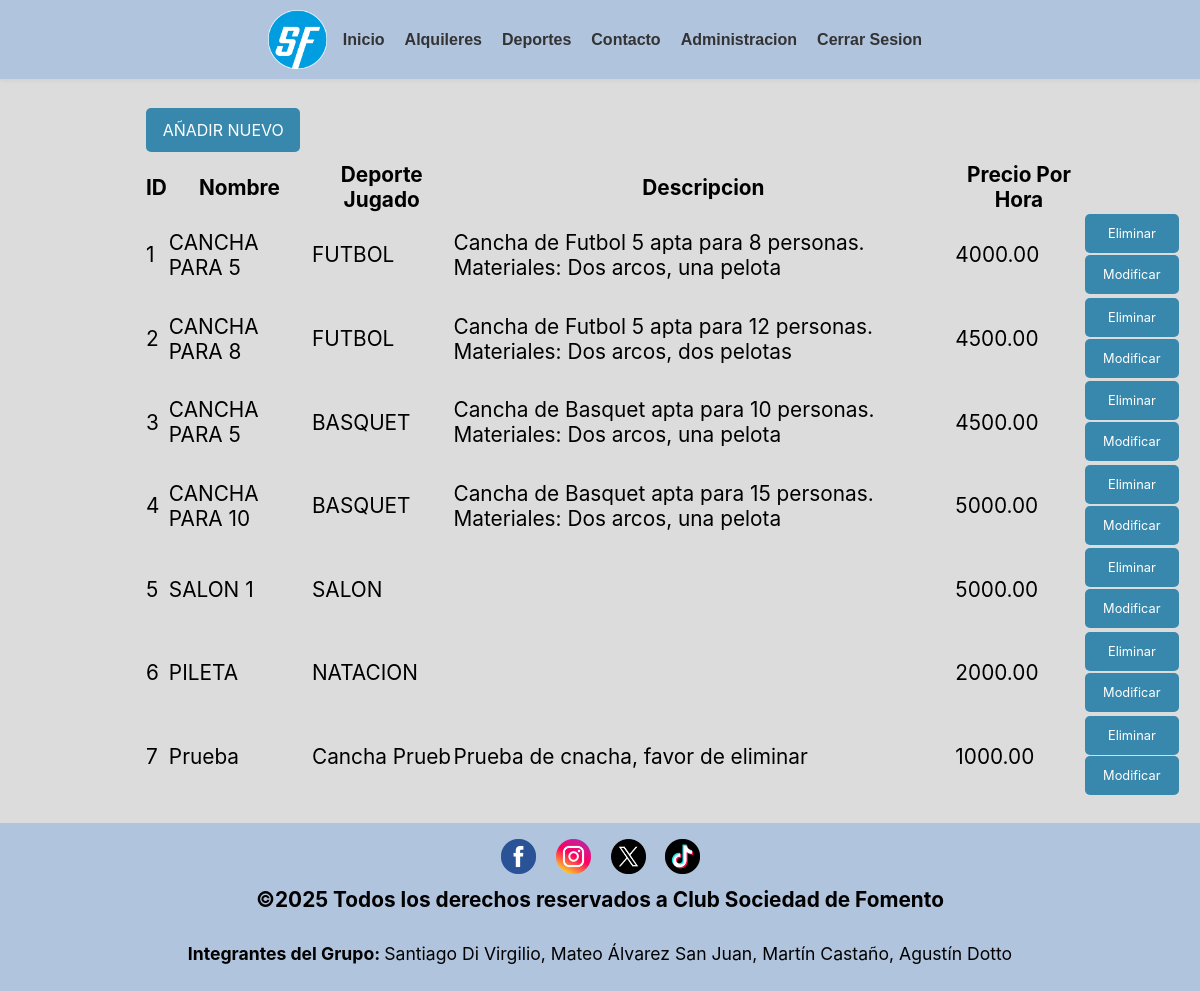
The page /canchas_tablas.php (signed in) on the database its author committed.
### tables this page shows
CREATE TABLE `canchas` (
  `id_cancha` int(5) NOT NULL,
  `nombre` varchar(50) NOT NULL,
  `tipo` varchar(30) NOT NULL,
  `descripcion` varchar(255) NOT NULL,
  `precio_hora` decimal(10,2) NOT NULL
);

### canchas_tablas.php (the view, shortened to what this page needs)
<!DOCTYPE html>
<html lang="es">
<head>
	<link rel="stylesheet" href="https://cdnjs.cloudflare.com/ajax/libs/font-awesome/4.7.0/css/font-awesome.min.css">
	<link rel="stylesheet" type="text/css" href="css/estilos.css">
</head>
<body>
	<header>
		<a href="index.php"><img src="imagenes/logo.webp" alt="Logo de la página" class="logo"></a>
	    <?php
	    include("NAV.php");
	    include("conexion.php");
	    $llamado_canchas = mysqli_query($conexion, "SELECT * FROM canchas");
	    ?>
	</header>
	<div class="tablas">
			<article id="tab1">
            <table>
                    <tr>
                        <td><a class="btn-añadir-deporte" href="formu_cancha.php">AÑADIR NUEVO</a></td>
                    </tr>
                </table>
                <table>
                    <thead>
                        <th class="tabla_cancha">ID</th>
                        <th class="tabla_cancha">Nombre</th>
                        <th class="tabla_cancha">Deporte Jugado</th>
                        <th class="tabla_cancha">Descripcion</th>
                        <th class="tabla_cancha">Precio Por Hora</th>
                    </thead>
                    <?php while($var_canchas = mysqli_fetch_assoc($llamado_canchas)){?>
                    <tr>
                        <td class="tabla_cancha"><?php echo $var_canchas["id_cancha"];?></td>
                        <td class="tabla_cancha"><?php echo $var_canchas["nombre"];?></td>
                        <td class="tabla_cancha"><?php echo $var_canchas["tipo"];?></td>
                        <td class="tabla_cancha"><?php echo $var_canchas["descripcion"];?></td>
                        <td class="tabla_cancha"><?php echo $var_canchas["precio_hora"];?></td>
                        <td>
                            <a class="btn-editar-deporte" href="darbaja_cancha.php?id_cancha=<?php echo $var_canchas["id_cancha"];?>">Eliminar</a>
                            <a class="btn-editar-deporte" href="modificar_cancha_formu.php?id_cancha=<?php echo $var_canchas["id_cancha"];?>">Modificar</a>
                        </td>
                    </tr>
                    <?php }?>
                </table>
			</article>
        </div>
<footer>
<?php
    include("FOOTER.php");
?>
</footer>
</body>
</html>

### css/estilos.css (style rules this page uses)
* { padding: 0; margin: 0; }
body { background-color: #dcdcdc; font-family: -apple-system, BlinkMacSystemFont, "Segoe UI", Roboto, Helvetica, Arial, sans-serif, "Apple Color Emoji", "Segoe UI Emoji", "Segoe UI Symbol"; font-size: 1.3rem; background-size: cover; background-position: center; min-height: 100vh; / background-attachment: fixed; display: flex; flex-direction: column; }
header { text-align: center; background-color: #b0c4de; padding: 10px; position: relative; align-items: center; box-shadow: 0 2px 4px rgba(0, 0, 0, 0.05); }
a { text-decoration: none; color:rgb(42, 75, 138); }
.logo { width: 5%; display: inline-block; vertical-align: middle; }
.tablas { padding: 1.5rem; display: block; flex-direction:column; margin-left: 10%; }
footer { background-color: #b0c4de; text-align: center; padding: 1rem 0; }
.btn-añadir-deporte { display: block; background-color: #3888ad; color: #ffffff; text-align: center; padding: 0.75rem 1rem; text-decoration: none; border-radius: 5px; margin-top: 2%; transition: background-color 0.3s ease; border: none; cursor: pointer; width: 80%; font-family: inherit; font-size: 1rem; margin-bottom: 4%; text-align: center; }
.btn-editar-deporte { display: block; background-color: #3888ad; color: #ffffff; text-align: center; padding: 0.75rem 1rem; text-decoration: none; border-radius: 5px; transition: background-color 0.3s ease; border: none; margin-bottom: 2%; cursor: pointer; width: 70%; font-family: inherit; font-size: 0.8rem; }

### rows shown on the page
canchas: id_cancha "1", nombre "CANCHA PARA 5", tipo "FUTBOL", descripcion "Cancha de Futbol 5 apta para 8 personas. Materiales: Dos arcos, una pelota", precio_hora "4000.00"
canchas: id_cancha "2", nombre "CANCHA PARA 8", tipo "FUTBOL", descripcion "Cancha de Futbol 5 apta para 12 personas. Materiales: Dos arcos, dos pelotas", precio_hora "4500.00"
canchas: id_cancha "3", nombre "CANCHA PARA 5", tipo "BASQUET", descripcion "Cancha de Basquet apta para 10 personas. Materiales: Dos arcos, una pelota", precio_hora "4500.00"
canchas: id_cancha "4", nombre "CANCHA PARA 10", tipo "BASQUET", descripcion "Cancha de Basquet apta para 15 personas. Materiales: Dos arcos, una pelota", precio_hora "5000.00"
canchas: id_cancha "5", nombre "SALON 1", tipo "SALON", precio_hora "5000.00"
canchas: id_cancha "6", nombre "PILETA", tipo "NATACION", precio_hora "2000.00"
canchas: id_cancha "7", nombre "Prueba", tipo "Cancha Prueb", descripcion "Prueba de cnacha, favor de eliminar", precio_hora "1000.00"
